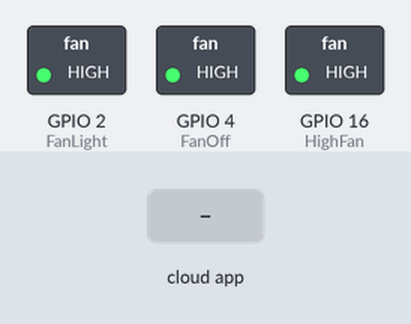
Simulated run of this sketch. Board: ESP8266 (NodeMCU). Parts: switched loads named in the sketch (green lamp = pin HIGH). Inputs (shaded band) come from the test bench. WiFi joins after 1.5 s; servers stay silent unless stated; what the sketch prints to the serial monitor is not drawn.

Above: at 2.7 s.
2.8 s: the phone or cloud app sets Fan to 0
At 3.5 s:
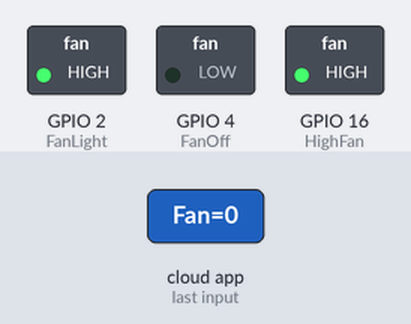
4.3 s: the phone or cloud app sets Fan.Lamp to 0
At 4.6 s:
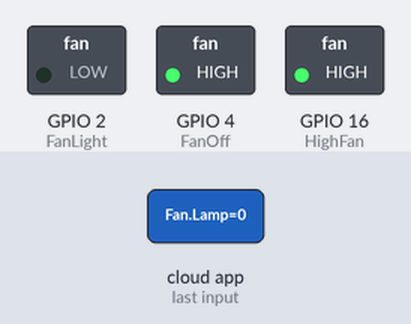
6.5 s: the phone or cloud app sets Fan to 1
At 7.4 s:
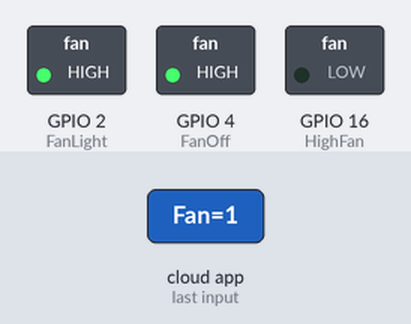
8.0 s: the phone or cloud app sets Fan.Lamp to 1
At 8.6 s:
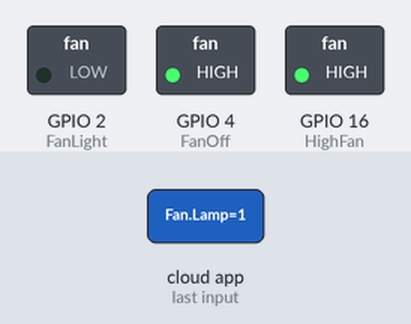
Timing chart, 0 to 10.5 s (numbered marks = the images above; inputs shaded):
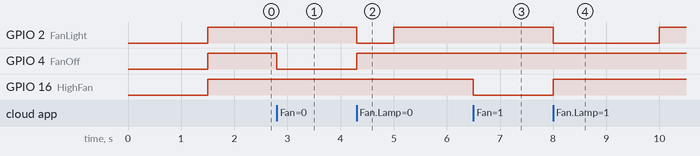

The sketch:

IOT_Test.ino
```cpp
#include <Arduino.h>
#include <ESP8266WiFi.h>
#define HighFan 16
#define FanOff 4
#define FanLight 2
#include "fauxmoESP.h"
#define SERIAL_BAUDRATE 115200

#define WIFI_SSID "Your Network SSID"
#define WIFI_PASS "Your Network Password"

#define FAN "Fan"
#define FAN_LAMP "Fan Lamp"

// Variables will change :
int ledState = HIGH;             // ledState used to set the LED
// Generally, you should use "unsigned long" for variables that hold time
// The value will quickly become too large for an int to store
unsigned long previousMillis = 0;        // will store last time LED was updated
// constants won't change :
const long interval = 5000;           // interval at which to blink (milliseconds)


fauxmoESP fauxmo;

// Wi-Fi Connection
void wifiSetup() {
  // Set WIFI module to STA mode
  WiFi.mode(WIFI_STA);

  // Connect
  Serial.printf("[WIFI] Connecting to %s ", WIFI_SSID);
  WiFi.begin(WIFI_SSID, WIFI_PASS);

  // Wait
  while (WiFi.status() != WL_CONNECTED) {
    Serial.print(".");
    delay(100);
  }
  Serial.println();

  // Connected!
  Serial.printf("[WIFI] STATION Mode, SSID: %s, IP address: %s\n", WiFi.SSID().c_str(), WiFi.localIP().toString().c_str());
}

void setup() {
  // Init serial port and clean garbage
  Serial.begin(SERIAL_BAUDRATE);
  Serial.println();

  // Wi-Fi connection
  wifiSetup();

  //Fan Speeds and Modes
  pinMode(HighFan, OUTPUT);
  digitalWrite(HighFan, HIGH);

  pinMode(FanOff, OUTPUT);
  digitalWrite(FanOff, HIGH);

  //Fan Light
  pinMode(FanLight, OUTPUT);
  digitalWrite(FanLight, HIGH);


  // By default, fauxmoESP creates it's own webserver on the defined port
  // The TCP port must be 80 for gen3 devices (default is 1901)
  // This has to be done before the call to enable()

  fauxmo.createServer(true); // not needed, this is the default value
  fauxmo.setPort(80); // This is required for gen3 devices

  // You have to call enable(true) once you have a WiFi connection
  // You can enable or disable the library at any moment
  // Disabling it will prevent the devices from being discovered and switched

  fauxmo.enable(true);

  // You can use different ways to invoke alexa to modify the devices state:
  // "Alexa, turn lamp two on"

  // Add virtual devices
  fauxmo.addDevice(FAN);
  fauxmo.addDevice(FAN_LAMP);

  fauxmo.onSetState([](unsigned char device_id, const char * device_name, bool state, unsigned char value) {
    // Callback when a command from Alexa is received.
    // You can use device_id or device_name to choose the element to perform an action onto (relay, LED,...)
    // State is a boolean (ON/OFF) and value a number from 0 to 255 (if you say "set kitchen light to 50%" you will receive a 128 here).
    // Just remember not to delay too much here, this is a callback, exit as soon as possible.
    // If you have to do something more involved here set a flag and process it in your main loop.

    Serial.printf("[MAIN] Device #%d (%s) state: %s value: %d\n", device_id, device_name, state ? "ON" : "OFF", value);
    if ( (strcmp(device_name, FAN) == 0) ) {
      // this just sets a variable that the main loop() does something about
      Serial.println("Fan switched by Alexa");
      //digitalWrite(HighFan, !digitalRead(RELAY_PIN_1));
      if (state) {
        digitalWrite(FanOff, HIGH);
        digitalWrite(FanLight, HIGH);
        digitalWrite(HighFan, LOW);
      } else {
        digitalWrite(HighFan, HIGH);
        digitalWrite(FanLight, HIGH);
        digitalWrite(FanOff, LOW);
      }
    }    if ( (strcmp(device_name, FAN_LAMP) == 0) ) {
      // this just sets a variable that the main loop() does something about
      Serial.println("Fan Lamp switched by Alexa");
      if (state) {
        digitalWrite(HighFan, HIGH);
        digitalWrite(FanOff, HIGH);
        digitalWrite(FanLight, LOW);
      } else {
        digitalWrite(HighFan, HIGH);
        digitalWrite(FanOff, HIGH);
        digitalWrite(FanLight, LOW);
      }
    }
  });

}

void loop() {
  // fauxmoESP uses an async TCP server but a sync UDP server
  // Therefore, we have to manually poll for UDP packets
  fauxmo.handle();

  static unsigned long last = millis();
  if (millis() - last > 5000) {
    last = millis();
    Serial.printf("[MAIN] Free heap: %d bytes\n", ESP.getFreeHeap());
  }

  unsigned long currentMillis = millis();
  if (currentMillis - previousMillis >= interval) {
    // save the last time you blinked the Fan
    previousMillis = currentMillis;
    // set the Fan Light with the ledState of the variable:
    digitalWrite(FanLight, ledState);
  }
}
```

Measured:
- after the input at 2.8 s, GPIO 4 (FanOff): HIGH → LOW at once
- after the input at 4.3 s, GPIO 2 (FanLight): HIGH → LOW at once, → HIGH 0.70 s later; GPIO 4 (FanOff): LOW → HIGH at once
- after the input at 6.5 s, GPIO 16 (HighFan): HIGH → LOW at once
- after the input at 8.0 s, GPIO 2 (FanLight): HIGH → LOW at once, → HIGH 2.0 s later; GPIO 16 (HighFan): LOW → HIGH at once
